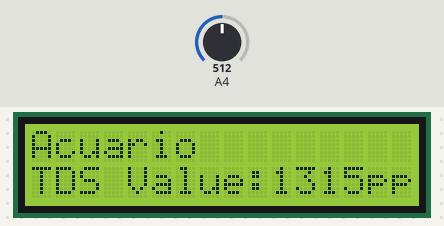
Bench run of a sketch on a simulated Arduino Mega 2560, built with avr-gcc and run on an emulated ATmega2560. On the bench: 16×2 character LCD. The inputs (shaded band) are chosen by the test bench; at power-on: A4 = 512.

Above: at 1.2 s.
1.3 s: A4 set to 458
At 2.8 s:
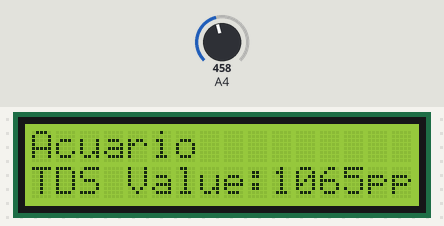
4.0 s: A4 set to 424
At 5.8 s:
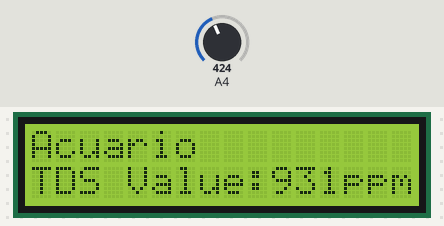
6.4 s: A4 set to 57
At 7.8 s:
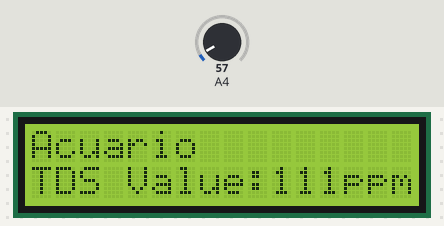
8.8 s: A4 set to 45
At 10.9 s:
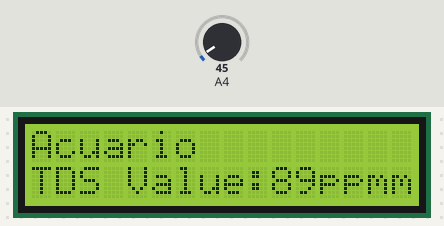
11.2 s: A4 set to 6
At 13.0 s:
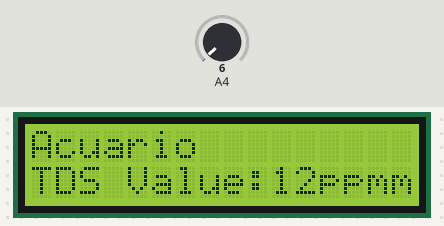
13.6 s: A4 set to 3
At 15.0 s:
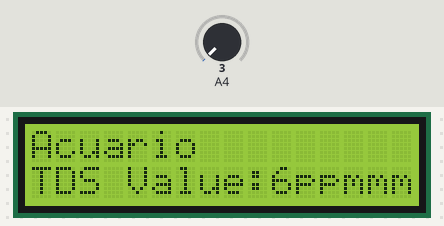
Timing chart, 0 to 16.6 s (numbered marks = the images above; inputs shaded):
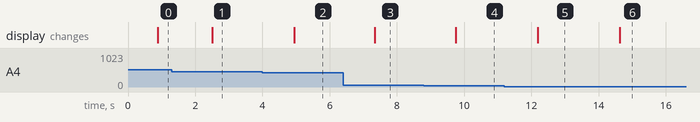

Measured:
- the behaviour switches between 442 and 441 on A4 (found by bisection; images 1 and 2)
- the behaviour switches between 51 and 50 on A4 (found by bisection; images 3 and 4)
- the behaviour switches between 5 and 4 on A4 (found by bisection; images 5 and 6)
- after the input at 1.3 s, the display: changes after 1.2 s (image 1)
- after the input at 4.0 s, the display: changes after 0.94 s (image 2)
- after the input at 6.4 s, the display: changes after 0.94 s (image 3)
- after the input at 8.8 s, the display: changes after 0.95 s (image 4)
- after the input at 11.2 s, the display: changes after 0.99 s (image 5)
- after the input at 13.6 s, the display: changes after 1.0 s (image 6)

The sketch:

LCD_SENSOR.ino
```cpp
// include the library code:
#include <LiquidCrystal_I2C.h>

#define TdsSensorPin 36
#define VREF 5.0      // analog reference voltage(Volt) of the ADC
#define SCOUNT  30           // sum of sample point
int analogBuffer[SCOUNT];    // store the analog value in the array, read from ADC
int analogBufferTemp[SCOUNT];
int analogBufferIndex = 0,copyIndex = 0;
float averageVoltage = 0,tdsValue = 0,temperature = 25;

// initialize the library with the numbers of the interface pins
LiquidCrystal_I2C lcd (0x26, 16,2);

void setup() {
  Serial.begin(115200);
  lcd.init();  // Initialize the LCD connected
  lcd.backlight();  // Turn on the backlight on LCD.
  lcd.print( "Acuario" );    // print the Message on the LCD.

  //pinMode(TdsSensorPin,INPUT);
}

void loop() {
  static unsigned long analogSampleTimepoint = millis();
  if(millis()-analogSampleTimepoint > 40U)     //every 40 milliseconds,read the analog value from the ADC
  {
    analogSampleTimepoint = millis();
    analogBuffer[analogBufferIndex] = analogRead(TdsSensorPin);    //read the analog value and store into the buffer
    analogBufferIndex++;
    if(analogBufferIndex == SCOUNT)
         analogBufferIndex = 0;
  }
  static unsigned long printTimepoint = millis();
  if(millis()-printTimepoint > 800U)
  {
    printTimepoint = millis();
    for(copyIndex=0;copyIndex<SCOUNT;copyIndex++)
        analogBufferTemp[copyIndex]= analogBuffer[copyIndex];
      averageVoltage = getMedianNum(analogBufferTemp,SCOUNT) * (float)VREF / 1024.0; // read the analog value more stable by the median filtering algorithm, and convert to voltage value
      float compensationCoefficient=1.0+0.02*(temperature-25.0);    //temperature compensation formula: fFinalResult(25^C) = fFinalResult(current)/(1.0+0.02*(fTP-25.0));
      float compensationVolatge=averageVoltage/compensationCoefficient;  //temperature compensation
      tdsValue=(133.42*compensationVolatge*compensationVolatge*compensationVolatge - 255.86*compensationVolatge*compensationVolatge + 857.39*compensationVolatge)*0.5; //convert voltage value to tds value
      //Serial.print("voltage:");
      //Serial.print(averageVoltage,2);
      //Serial.print("V   ");
      // set the cursor to column 0, line 1

      //Serial.print("TDS Value:");
      //Serial.print(tdsValue,0);
      //Serial.println("ppm");
   }
   // (note: line 1 is the second row, since counting begins with 0):
   lcd.setCursor(0, 1);
   // print the number of seconds since reset:
   lcd.print("TDS Value:");
   lcd.print(tdsValue,0);
   lcd.print("ppm");
}
int getMedianNum(int bArray[], int iFilterLen)
{
      int bTab[iFilterLen];
      for (byte i = 0; i<iFilterLen; i++)
      bTab[i] = bArray[i];
      int i, j, bTemp;
      for (j = 0; j < iFilterLen - 1; j++)
      {
      for (i = 0; i < iFilterLen - j - 1; i++)
          {
        if (bTab[i] > bTab[i + 1])
            {
        bTemp = bTab[i];
            bTab[i] = bTab[i + 1];
        bTab[i + 1] = bTemp;
         }
      }
      }
      if ((iFilterLen & 1) > 0)
    bTemp = bTab[(iFilterLen - 1) / 2];
      else
    bTemp = (bTab[iFilterLen / 2] + bTab[iFilterLen / 2 - 1]) / 2;
      return bTemp;
}
```
